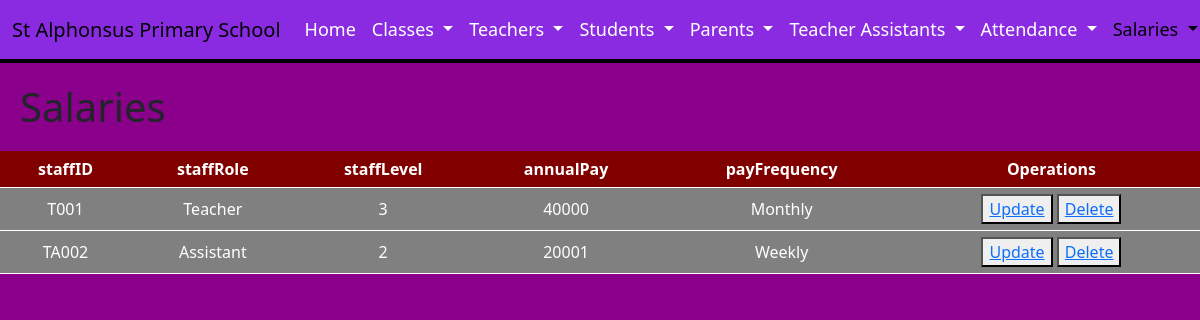
/DigitalWebsite/EditSalaryHTML.php, run on the app's committed database.
### tables this page shows
CREATE TABLE `salaries` (
  `staffID` varchar(50) NOT NULL,
  `staffRole` varchar(50) NOT NULL,
  `staffLevel` varchar(50) DEFAULT NULL,
  `annualPay` decimal(10,0) DEFAULT NULL,
  `payFrequency` varchar(50) DEFAULT NULL
);

### DigitalWebsite/EditSalaryHTML.php (the view, shortened to what this page needs)
<!DOCTYPE html>
  <html lang="en">
    <head>
      <link href="https://cdn.jsdelivr.net/npm/bootstrap@5.3.2/dist/css/bootstrap.min.css" rel="stylesheet">
    </head>
    <body>
      <nav class="navbar navbar-expand-lg bg-maroon">
        <div class="container-fluid">
          <a class="navbar-brand" href="index.html">St Alphonsus Primary School</a>
          <div class="collapse navbar-collapse" id="navbarNavDropdown">
            <ul class="navbar-nav">
              <li class="nav-item">
                <a class="nav-link" href="index.html">Home</a>
              </li>
              <li class="nav-item dropdown">
                <a class="nav-link dropdown-toggle" href="#" role="button" data-bs-toggle="dropdown" aria-expanded="false">
                  Classes
                </a>
              </li>
              <li class="nav-item dropdown">
                <a class="nav-link dropdown-toggle" href="#" role="button" data-bs-toggle="dropdown" aria-expanded="false">
                  Teachers
                </a>
              </li>
              <li class="nav-item dropdown">
                <a class="nav-link dropdown-toggle" href="#" role="button" data-bs-toggle="dropdown" aria-expanded="false">
                  Students
                </a>
              </li>
              <li class="nav-item dropdown">
                <a class="nav-link dropdown-toggle" href="#" role="button" data-bs-toggle="dropdown" aria-expanded="false">
                  Parents
                </a>
              </li>
              <li class="nav-item dropdown">
                <a class="nav-link dropdown-toggle" href="#" role="button" data-bs-toggle="dropdown" aria-expanded="false">
                  Teacher Assistants
                </a>
              </li>
              <li class="nav-item dropdown">
                <a class="nav-link dropdown-toggle" href="#" role="button" data-bs-toggle="dropdown" aria-expanded="false">
                  Attendance
                </a>
              </li>
              <li class="nav-item dropdown">
                <a class="nav-link dropdown-toggle active" href="#" role="button" data-bs-toggle="dropdown" aria-expanded="false">
                  Salaries
                </a>
              </li>
            </ul>
          </div>
        </div>
      </nav>
      <h1>Salaries</h1>
      <table>
        <tr>
        <th>staffID</th>
        <th>staffRole</th>
        <th>staffLevel</th>
        <th>annualPay</th>
        <th>payFrequency</th>
        <th>Operations</th>
        </tr>
        <?php
        $servername = "127.0.0.1";
        $username = "root";
        $password = "";
        $database = "school";
        $conn = new mysqli($servername, $username, $password, $database);
          $query = "SELECT staffID, staffRole, staffLevel, annualPay, payFrequency FROM salaries";
          $result = mysqli_query($conn, $query);
          while ($row = mysqli_fetch_assoc($result)) {
              echo "<tr>";
              echo "<td>" . $row['staffID'] . "</td>";
              echo "<td>" . $row['staffRole'] . "</td>";
              echo "<td>" . $row['staffLevel'] . "</td>";
              echo "<td>" . $row['annualPay'] . "</td>";
              echo "<td>" . $row['payFrequency'] . "</td>";
              echo "<td> <button><a href='EditSalaryUpdate.php?id=".$row['staffID']."'>Update</a></button>
              <button><a href='EditSalaryDelete.php?id=".$row['staffID']."'>Delete</a></button></td>";
              echo "</tr>";
          }
        ?>
      </table>
    </body>
</html>

### DigitalWebsite/EditSalaryHTML.php (style rules this page uses)
body { margin: 0; padding: 0; background-color: darkmagenta; }
.navbar { background-color: blueviolet; border-bottom: 4px solid black; }
.navbar-nav .nav-link { font-size: 18px; color: white; }
h1 { margin-left: 20px; margin-top: 20px; margin-bottom: 20px; }
table { border-collapse: collapse; width: 100%; }
th, td { padding: 6px; color: white; text-align: center; }
th { background-color: maroon; }
tr { background-color: grey; border-bottom: 1px solid white; }

### data on the page
salaries: staffID "T001", staffRole "Teacher", staffLevel "3", annualPay "40000", payFrequency "Monthly"
salaries: staffID "TA002", staffRole "Assistant", staffLevel "2", annualPay "20001", payFrequency "Weekly"
